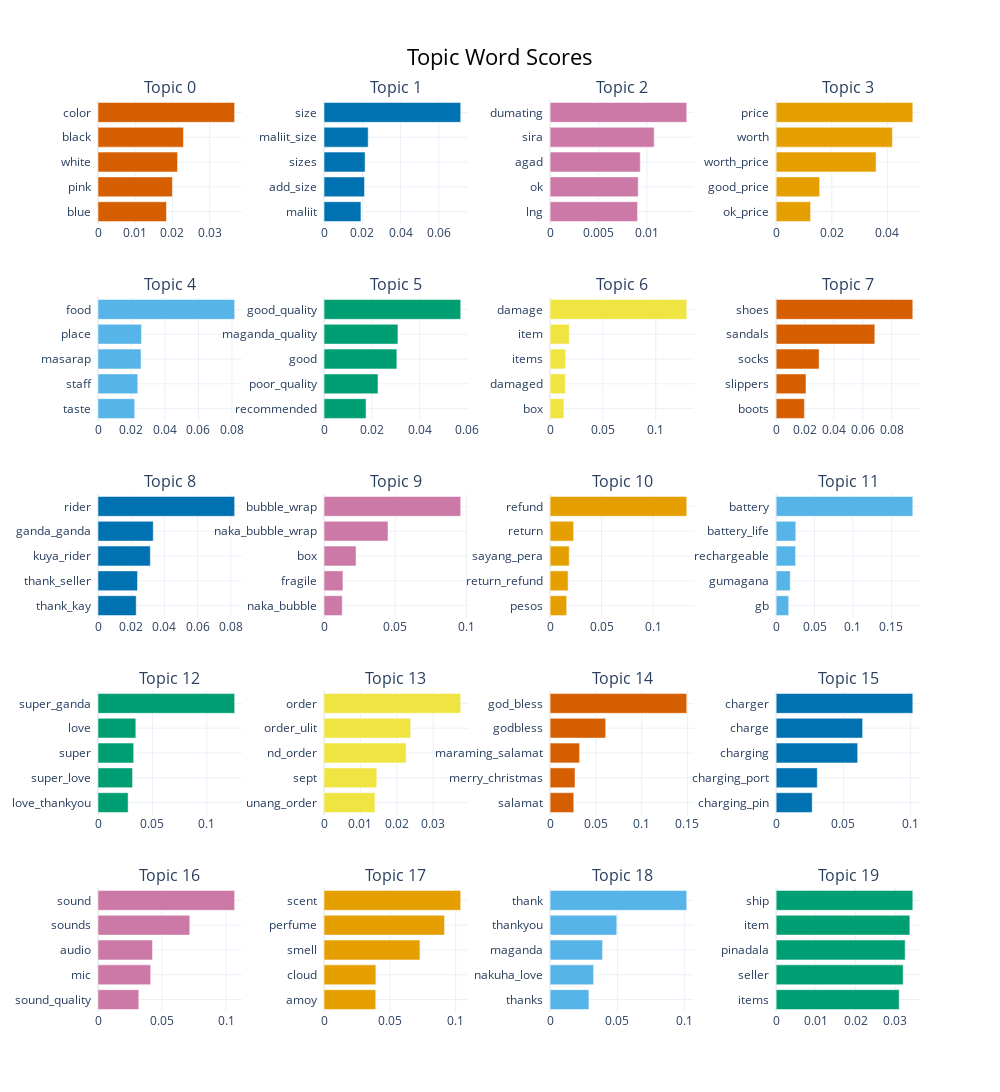

Write notebook code for a chart like this one.
### Code cell
topic_model.visualize_barchart(top_n_topics=20)

### Figure 1 — Plotly figure (JSON) as saved in the notebook; plotly's stock layout.template omitted (floating-point values rounded to 4 significant figures)
{"data": [{"marker": {"color": "#D55E00"}, "orientation": "h", "type": "bar", "x": [0.01839, 0.01997, 0.02136, 0.02294, 0.03669], "xaxis": "x", "y": ["blue  ", "pink  ", "white  ", "black  ", "color  "], "yaxis": "y"}, {"marker": {"color": "#0072B2"}, "orientation": "h", "type": "bar", "x": [0.01927, 0.02116, 0.02146, 0.02306, 0.07142], "xaxis": "x2", "y": ["maliit  ", "add_size  ", "sizes  ", "maliit_size  ", "size  "], "yaxis": "y2"}, {"marker": {"color": "#CC79A7"}, "orientation": "h", "type": "bar", "x": [0.009033, 0.009104, 0.009317, 0.01075, 0.01412], "xaxis": "x3", "y": ["lng  ", "ok  ", "agad  ", "sira  ", "dumating  "], "yaxis": "y3"}, {"marker": {"color": "#E69F00"}, "orientation": "h", "type": "bar", "x": [0.01238, 0.01564, 0.03591, 0.04177, 0.0491], "xaxis": "x4", "y": ["ok_price  ", "good_price  ", "worth_price  ", "worth  ", "price  "], "yaxis": "y4"}, {"marker": {"color": "#56B4E9"}, "orientation": "h", "type": "bar", "x": [0.02194, 0.02375, 0.0257, 0.026, 0.08165], "xaxis": "x5", "y": ["taste  ", "staff  ", "masarap  ", "place  ", "food  "], "yaxis": "y5"}, {"marker": {"color": "#009E73"}, "orientation": "h", "type": "bar", "x": [0.01757, 0.02258, 0.03046, 0.03091, 0.05717], "xaxis": "x6", "y": ["recommended  ", "poor_quality  ", "good  ", "maganda_quality  ", "good_quality  "], "yaxis": "y6"}, {"marker": {"color": "#F0E442"}, "orientation": "h", "type": "bar", "x": [0.01307, 0.01444, 0.01472, 0.01815, 0.1293], "xaxis": "x7", "y": ["box  ", "damaged  ", "items  ", "item  ", "damage  "], "yaxis": "y7"}, {"marker": {"color": "#D55E00"}, "orientation": "h", "type": "bar", "x": [0.01958, 0.02069, 0.02977, 0.06837, 0.09469], "xaxis": "x8", "y": ["boots  ", "slippers  ", "socks  ", "sandals  ", "shoes  "], "yaxis": "y8"}, {"marker": {"color": "#0072B2"}, "orientation": "h", "type": "bar", "x": [0.02302, 0.02383, 0.03156, 0.03331, 0.08238], "xaxis": "x9", "y": ["thank_kay  ", "thank_seller  ", "kuya_rider  ", "ganda_ganda  ", "rider  "], "yaxis": "y9"}, {"marker": {"color": "#CC79A7"}, "orientation": "h", "type": "bar", "x": [0.01278, 0.01329, 0.02249, 0.04491, 0.09599], "xaxis": "x10", "y": ["naka_bubble  ", "fragile  ", "box  ", "naka_bubble_wrap  ", "bubble_wrap  "], "yaxis": "y10"}, {"marker": {"color": "#E69F00"}, "orientation": "h", "type": "bar", "x": [0.0161, 0.01748, 0.01854, 0.02288, 0.1327], "xaxis": "x11", "y": ["pesos  ", "return_refund  ", "sayang_pera  ", "return  ", "refund  "], "yaxis": "y11"}, {"marker": {"color": "#56B4E9"}, "orientation": "h", "type": "bar", "x": [0.01635, 0.01834, 0.0253, 0.02553, 0.1779], "xaxis": "x12", "y": ["gb  ", "gumagana  ", "rechargeable  ", "battery_life  ", "battery  "], "yaxis": "y12"}, {"marker": {"color": "#009E73"}, "orientation": "h", "type": "bar", "x": [0.02765, 0.03172, 0.03276, 0.03473, 0.1255], "xaxis": "x13", "y": ["love_thankyou  ", "super_love  ", "super  ", "love  ", "super_ganda  "], "yaxis": "y13"}, {"marker": {"color": "#F0E442"}, "orientation": "h", "type": "bar", "x": [0.01401, 0.01451, 0.02258, 0.02383, 0.03759], "xaxis": "x14", "y": ["unang_order  ", "sept  ", "nd_order  ", "order_ulit  ", "order  "], "yaxis": "y14"}, {"marker": {"color": "#D55E00"}, "orientation": "h", "type": "bar", "x": [0.02583, 0.02717, 0.03223, 0.06068, 0.1492], "xaxis": "x15", "y": ["salamat  ", "merry_christmas  ", "maraming_salamat  ", "godbless  ", "god_bless  "], "yaxis": "y15"}, {"marker": {"color": "#0072B2"}, "orientation": "h", "type": "bar", "x": [0.0268, 0.03059, 0.06061, 0.0643, 0.1016], "xaxis": "x16", "y": ["charging_pin  ", "charging_port  ", "charging  ", "charge  ", "charger  "], "yaxis": "y16"}, {"marker": {"color": "#CC79A7"}, "orientation": "h", "type": "bar", "x": [0.03185, 0.04114, 0.04258, 0.07167, 0.1067], "xaxis": "x17", "y": ["sound_quality  ", "mic  ", "audio  ", "sounds  ", "sound  "], "yaxis": "y17"}, {"marker": {"color": "#E69F00"}, "orientation": "h", "type": "bar", "x": [0.03929, 0.03937, 0.07283, 0.09154, 0.1038], "xaxis": "x18", "y": ["amoy  ", "cloud  ", "smell  ", "perfume  ", "scent  "], "yaxis": "y18"}, {"marker": {"color": "#56B4E9"}, "orientation": "h", "type": "bar", "x": [0.02884, 0.03233, 0.039, 0.04955, 0.1015], "xaxis": "x19", "y": ["thanks  ", "nakuha_love  ", "maganda  ", "thankyou  ", "thank  "], "yaxis": "y19"}, {"marker": {"color": "#009E73"}, "orientation": "h", "type": "bar", "x": [0.03099, 0.03199, 0.03249, 0.03368, 0.03442], "xaxis": "x20", "y": ["items  ", "seller  ", "pinadala  ", "item  ", "ship  "], "yaxis": "y20"}], "layout": {"annotations": [{"font": {"size": 16}, "showarrow": false, "text": "Topic 0", "x": 0.0875, "xanchor": "center", "xref": "paper", "y": 1.0, "yanchor": "bottom", "yref": "paper"}, {"font": {"size": 16}, "showarrow": false, "text": "Topic 1", "x": 0.3625, "xanchor": "center", "xref": "paper", "y": 1.0, "yanchor": "bottom", "yref": "paper"}, {"font": {"size": 16}, "showarrow": false, "text": "Topic 2", "x": 0.6375, "xanchor": "center", "xref": "paper", "y": 1.0, "yanchor": "bottom", "yref": "paper"}, {"font": {"size": 16}, "showarrow": false, "text": "Topic 3", "x": 0.9125, "xanchor": "center", "xref": "paper", "y": 1.0, "yanchor": "bottom", "yref": "paper"}, {"font": {"size": 16}, "showarrow": false, "text": "Topic 4", "x": 0.0875, "xanchor": "center", "xref": "paper", "y": 0.784, "yanchor": "bottom", "yref": "paper"}, {"font": {"size": 16}, "showarrow": false, "text": "Topic 5", "x": 0.3625, "xanchor": "center", "xref": "paper", "y": 0.784, "yanchor": "bottom", "yref": "paper"}, {"font": {"size": 16}, "showarrow": false, "text": "Topic 6", "x": 0.6375, "xanchor": "center", "xref": "paper", "y": 0.784, "yanchor": "bottom", "yref": "paper"}, {"font": {"size": 16}, "showarrow": false, "text": "Topic 7", "x": 0.9125, "xanchor": "center", "xref": "paper", "y": 0.784, "yanchor": "bottom", "yref": "paper"}, {"font": {"size": 16}, "showarrow": false, "text": "Topic 8", "x": 0.0875, "xanchor": "center", "xref": "paper", "y": 0.568, "yanchor": "bottom", "yref": "paper"}, {"font": {"size": 16}, "showarrow": false, "text": "Topic 9", "x": 0.3625, "xanchor": "center", "xref": "paper", "y": 0.568, "yanchor": "bottom", "yref": "paper"}, {"font": {"size": 16}, "showarrow": false, "text": "Topic 10", "x": 0.6375, "xanchor": "center", "xref": "paper", "y": 0.568, "yanchor": "bottom", "yref": "paper"}, {"font": {"size": 16}, "showarrow": false, "text": "Topic 11", "x": 0.9125, "xanchor": "center", "xref": "paper", "y": 0.568, "yanchor": "bottom", "yref": "paper"}, {"font": {"size": 16}, "showarrow": false, "text": "Topic 12", "x": 0.0875, "xanchor": "center", "xref": "paper", "y": 0.352, "yanchor": "bottom", "yref": "paper"}, {"font": {"size": 16}, "showarrow": false, "text": "Topic 13", "x": 0.3625, "xanchor": "center", "xref": "paper", "y": 0.352, "yanchor": "bottom", "yref": "paper"}, {"font": {"size": 16}, "showarrow": false, "text": "Topic 14", "x": 0.6375, "xanchor": "center", "xref": "paper", "y": 0.352, "yanchor": "bottom", "yref": "paper"}, {"font": {"size": 16}, "showarrow": false, "text": "Topic 15", "x": 0.9125, "xanchor": "center", "xref": "paper", "y": 0.352, "yanchor": "bottom", "yref": "paper"}, {"font": {"size": 16}, "showarrow": false, "text": "Topic 16", "x": 0.0875, "xanchor": "center", "xref": "paper", "y": 0.136, "yanchor": "bottom", "yref": "paper"}, {"font": {"size": 16}, "showarrow": false, "text": "Topic 17", "x": 0.3625, "xanchor": "center", "xref": "paper", "y": 0.136, "yanchor": "bottom", "yref": "paper"}, {"font": {"size": 16}, "showarrow": false, "text": "Topic 18", "x": 0.6375, "xanchor": "center", "xref": "paper", "y": 0.136, "yanchor": "bottom", "yref": "paper"}, {"font": {"size": 16}, "showarrow": false, "text": "Topic 19", "x": 0.9125, "xanchor": "center", "xref": "paper", "y": 0.136, "yanchor": "bottom", "yref": "paper"}], "height": 1250, "hoverlabel": {"bgcolor": "white", "font": {"family": "Rockwell", "size": 16}}, "showlegend": false, "title": {"font": {"color": "Black", "size": 22}, "text": "Topic Word Scores", "x": 0.5, "xanchor": "center", "yanchor": "top"}, "width": 1000, "xaxis": {"anchor": "y", "domain": [0, 0.175], "showgrid": true}, "xaxis10": {"anchor": "y10", "domain": [0.275, 0.45], "showgrid": true}, "xaxis11": {"anchor": "y11", "domain": [0.55, 0.725], "showgrid": true}, "xaxis12": {"anchor": "y12", "domain": [0.825, 1], "showgrid": true}, "xaxis13": {"anchor": "y13", "domain": [0, 0.175], "showgrid": true}, "xaxis14": {"anchor": "y14", "domain": [0.275, 0.45], "showgrid": true}, "xaxis15": {"anchor": "y15", "domain": [0.55, 0.725], "showgrid": true}, "xaxis16": {"anchor": "y16", "domain": [0.825, 1], "showgrid": true}, "xaxis17": {"anchor": "y17", "domain": [0, 0.175], "showgrid": true}, "xaxis18": {"anchor": "y18", "domain": [0.275, 0.45], "showgrid": true}, "xaxis19": {"anchor": "y19", "domain": [0.55, 0.725], "showgrid": true}, "xaxis2": {"anchor": "y2", "domain": [0.275, 0.45], "showgrid": true}, "xaxis20": {"anchor": "y20", "domain": [0.825, 1], "showgrid": true}, "xaxis3": {"anchor": "y3", "domain": [0.55, 0.725], "showgrid": true}, "xaxis4": {"anchor": "y4", "domain": [0.825, 1], "showgrid": true}, "xaxis5": {"anchor": "y5", "domain": [0, 0.175], "showgrid": true}, "xaxis6": {"anchor": "y6", "domain": [0.275, 0.45], "showgrid": true}, "xaxis7": {"anchor": "y7", "domain": [0.55, 0.725], "showgrid": true}, "xaxis8": {"anchor": "y8", "domain": [0.825, 1], "showgrid": true}, "xaxis9": {"anchor": "y9", "domain": [0, 0.175], "showgrid": true}, "yaxis": {"anchor": "x", "domain": [0.864, 1.0], "showgrid": true}, "yaxis10": {"anchor": "x10", "domain": [0.432, 0.568], "showgrid": true}, "yaxis11": {"anchor": "x11", "domain": [0.432, 0.568], "showgrid": true}, "yaxis12": {"anchor": "x12", "domain": [0.432, 0.568], "showgrid": true}, "yaxis13": {"anchor": "x13", "domain": [0.216, 0.352], "showgrid": true}, "yaxis14": {"anchor": "x14", "domain": [0.216, 0.352], "showgrid": true}, "yaxis15": {"anchor": "x15", "domain": [0.216, 0.352], "showgrid": true}, "yaxis16": {"anchor": "x16", "domain": [0.216, 0.352], "showgrid": true}, "yaxis17": {"anchor": "x17", "domain": [0, 0.136], "showgrid": true}, "yaxis18": {"anchor": "x18", "domain": [0, 0.136], "showgrid": true}, "yaxis19": {"anchor": "x19", "domain": [0, 0.136], "showgrid": true}, "yaxis2": {"anchor": "x2", "domain": [0.864, 1.0], "showgrid": true}, "yaxis20": {"anchor": "x20", "domain": [0, 0.136], "showgrid": true}, "yaxis3": {"anchor": "x3", "domain": [0.864, 1.0], "showgrid": true}, "yaxis4": {"anchor": "x4", "domain": [0.864, 1.0], "showgrid": true}, "yaxis5": {"anchor": "x5", "domain": [0.648, 0.784], "showgrid": true}, "yaxis6": {"anchor": "x6", "domain": [0.648, 0.784], "showgrid": true}, "yaxis7": {"anchor": "x7", "domain": [0.648, 0.784], "showgrid": true}, "yaxis8": {"anchor": "x8", "domain": [0.648, 0.784], "showgrid": true}, "yaxis9": {"anchor": "x9", "domain": [0.432, 0.568], "showgrid": true}}}
